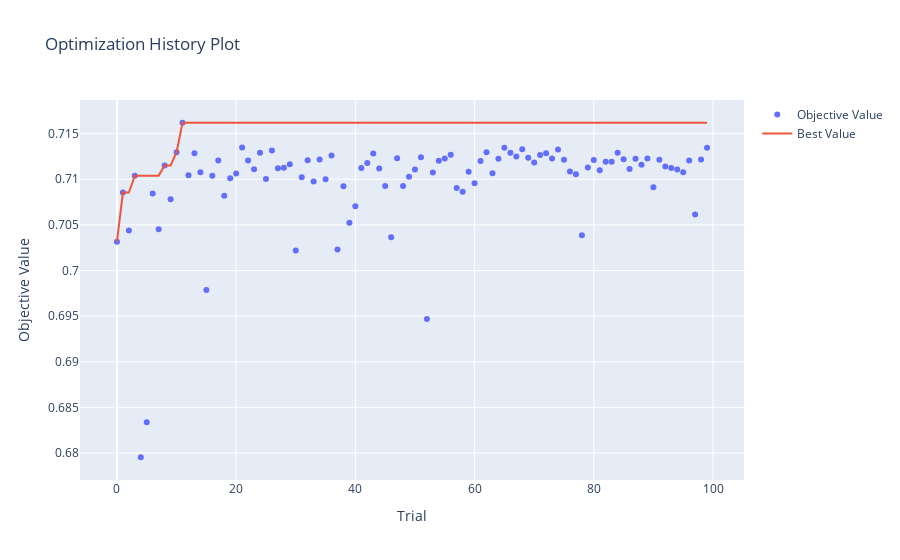

The cell this chart's notebook holds for it:
### Code cell
plot_optimization_history(study)
